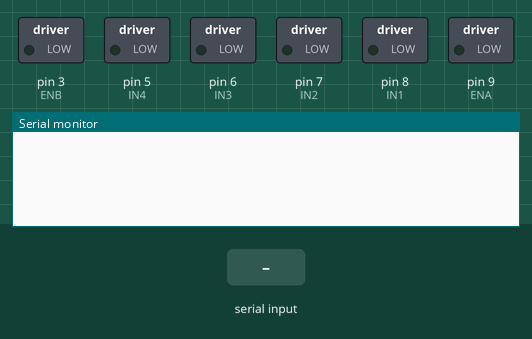
Bench run of a sketch on a simulated Arduino Uno, built with avr-gcc and run on an emulated ATmega328P. On the bench: switched loads named in the sketch (green lamp = pin HIGH), the last lines printed to the serial monitor. The test bench sets the inputs (shaded band).

Above: at 1.2 s.
1.3 s: "w\n" received over Serial
At 2.3 s:
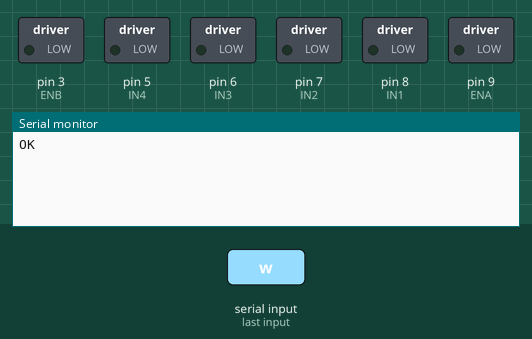
2.8 s: "M\n" received over Serial
At 3.5 s:
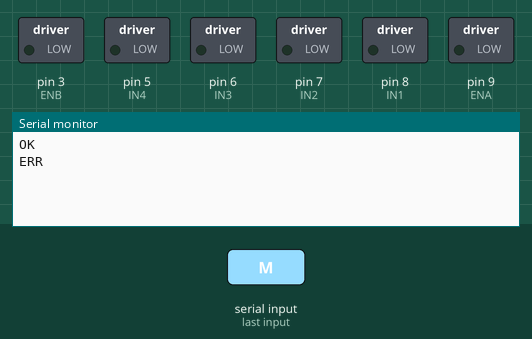
4.3 s: "P90\n" received over Serial
At 4.6 s:
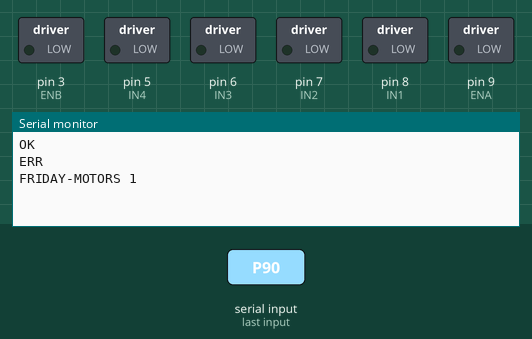

The sketch:

friday_motors.ino
```cpp
/* Friday's motor firmware -- Arduino Uno + L298N, 4 motors, differential.
 *
 * WIRING (exactly as Harsh built it, 2026-08-23)
 *
 *   Left side, 2 motors  -> Channel A     Right side, 2 motors -> Channel B
 *     both reds   -> OUT1                   both reds   -> OUT3
 *     both blacks -> OUT2                   both blacks -> OUT4
 *
 *   L298N   Arduino   purpose
 *   ENA     D9  PWM   left speed
 *   IN1     D8        left direction
 *   IN2     D7        left direction
 *   IN3     D6        right direction
 *   IN4     D5        right direction
 *   ENB     D3  PWM   right speed
 *
 * Also connect L298N GND to Arduino GND, or the direction pins float and the
 * motors twitch on their own.
 *
 * PROTOCOL -- newline-terminated ASCII at 115200 baud
 *
 *   P              identify        -> "FRIDAY-MOTORS 1"
 *   M <l> <r>      set speeds      -> "OK"     l and r are -255..255
 *   S              stop            -> "OK"
 *   W <ms>         watchdog window -> "OK"     0 disables (not advised)
 *   anything else                  -> "ERR"
 *
 * THE WATCHDOG IS THE POINT. If no command arrives within the window, the
 * motors stop on their own. So if the Pi crashes, the USB cable is pulled,
 * or the program is killed mid-move, the robot stops instead of driving into
 * a wall. Whoever is driving must keep sending -- silence means stop.
 */

const uint8_t ENA = 9, IN1 = 8, IN2 = 7;     // left
const uint8_t IN3 = 6, IN4 = 5, ENB = 3;     // right

unsigned long lastCommandMs = 0;
unsigned long watchdogMs = 500;
bool moving = false;

void setSide(uint8_t en, uint8_t a, uint8_t b, int speed) {
  if (speed > 255)  speed = 255;
  if (speed < -255) speed = -255;
  if (speed > 0) {
    digitalWrite(a, HIGH); digitalWrite(b, LOW);
    analogWrite(en, speed);
  } else if (speed < 0) {
    digitalWrite(a, LOW);  digitalWrite(b, HIGH);
    analogWrite(en, -speed);
  } else {
    // Coast rather than brake: both inputs low leaves the bridge open, which
    // is gentler on the gearboxes than shorting the motor terminals.
    digitalWrite(a, LOW);  digitalWrite(b, LOW);
    analogWrite(en, 0);
  }
}

void allStop() {
  setSide(ENA, IN1, IN2, 0);
  setSide(ENB, IN3, IN4, 0);
  moving = false;
}

void setup() {
  // Pin modes BEFORE anything else, so the L298N sees defined levels at
  // power-up instead of floating inputs.
  pinMode(ENA, OUTPUT); pinMode(IN1, OUTPUT); pinMode(IN2, OUTPUT);
  pinMode(ENB, OUTPUT); pinMode(IN3, OUTPUT); pinMode(IN4, OUTPUT);
  allStop();

  Serial.begin(115200);
  lastCommandMs = millis();
}

void loop() {
  if (Serial.available()) {
    String line = Serial.readStringUntil('\n');
    line.trim();
    if (line.length() == 0) {
      // A bare newline is a valid keepalive: it pets the watchdog without
      // changing anything, which is how a long move stays alive.
      lastCommandMs = millis();
    } else {
      char cmd = line.charAt(0);
      if (cmd == 'P' || cmd == 'p') {
        Serial.println("FRIDAY-MOTORS 1");
        lastCommandMs = millis();
      } else if (cmd == 'S' || cmd == 's') {
        allStop();
        Serial.println("OK");
        lastCommandMs = millis();
      } else if (cmd == 'W' || cmd == 'w') {
        watchdogMs = (unsigned long) line.substring(1).toInt();
        Serial.println("OK");
        lastCommandMs = millis();
      } else if (cmd == 'M' || cmd == 'm') {
        int sp = line.indexOf(' ', 1);
        if (sp < 0) {
          Serial.println("ERR");
        } else {
          int l = line.substring(1, sp).toInt();
          int r = line.substring(sp + 1).toInt();
          setSide(ENA, IN1, IN2, l);
          setSide(ENB, IN3, IN4, r);
          moving = (l != 0 || r != 0);
          Serial.println("OK");
          lastCommandMs = millis();
        }
      } else {
        Serial.println("ERR");
      }
    }
  }

  if (moving && watchdogMs > 0 && millis() - lastCommandMs > watchdogMs) {
    allStop();
    Serial.println("WATCHDOG");
  }
}
```

Measured:
- after the input at 1.3 s, the serial monitor: prints a new line at once (image 1)
- after the input at 2.8 s, the serial monitor: prints a new line at once (image 2)
- after the input at 4.3 s, the serial monitor: prints a new line at once (image 3)
